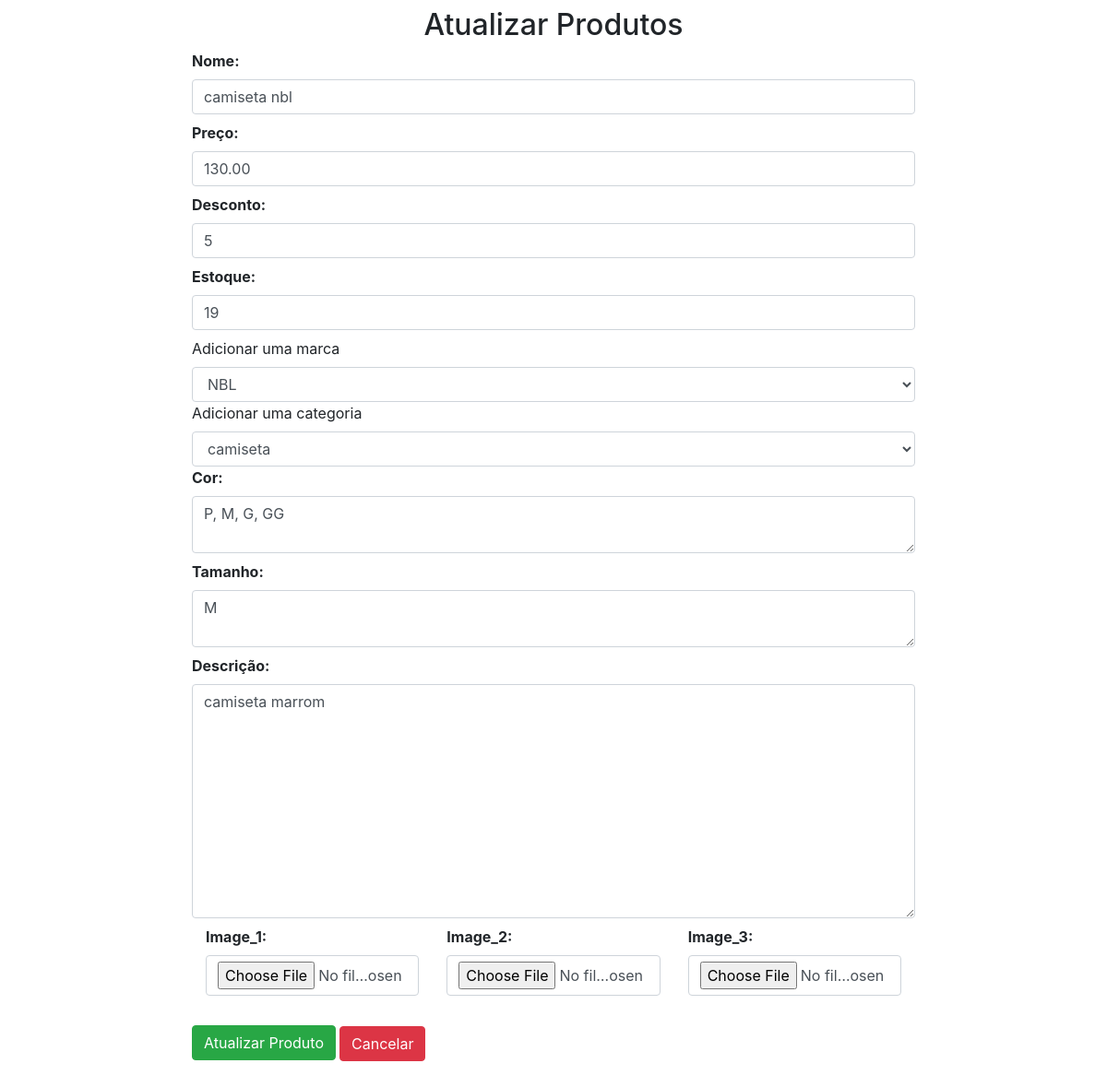
The app's page /updateproduto/4 (signed in), older data.
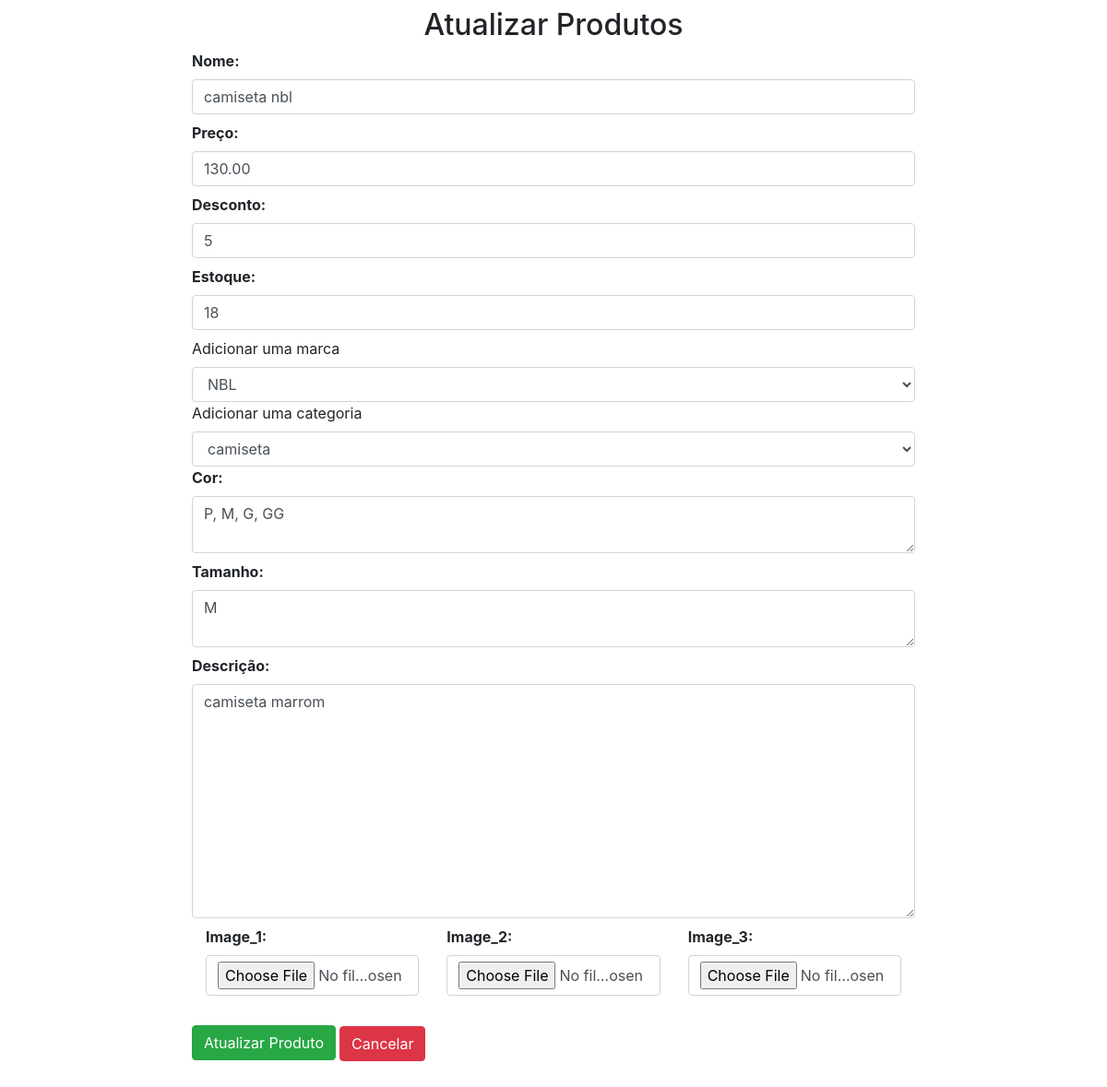
The same page, newer data.
### loja/produtos/models.py (models this page shows, shortened)
class Addproduto(db.Model):
    id = db.Column(db.Integer, primary_key=True)
    name = db.Column(db.String(80), nullable=False)
    price = db.Column(db.Numeric(10,2), nullable=False)
    discount = db.Column(db.Integer, default=0)
    stock = db.Column(db.Integer, nullable=False)
    color = db.Column(db.Text, nullable=False)
    tamanho = db.Column(db.Text, nullable=False)
    desc = db.Column(db.Text, nullable=False)
    pub_date = db.Column(db.DateTime, nullable=False,default=datetime.utcnow)
    marca_id = db.Column(db.Integer, db.ForeignKey('marca.id'),nullable=False)
    marca = db.relationship('Marca',backref=db.backref('marca', lazy=True))
    categoria_id = db.Column(db.Integer, db.ForeignKey('categoria.id'),nullable=False)
    categoria = db.relationship('Categoria',backref=db.backref('categoria', lazy=True))
    image_1 = db.Column(db.String(150), nullable=False, default='image.jpg')
    image_2 = db.Column(db.String(150), nullable=False, default='image.jpg')
    image_3 = db.Column(db.String(150), nullable=False, default='image.jpg')

### loja/produtos/rotas.py (the view, shortened to what this page needs)
@app.route('/updateproduto/<int:id>', methods=['GET', 'POST'])
def updateproduto(id):
    if 'email' not in session:
        flash(f'Favor faça seu login primeiro', 'danger')
        return redirect(url_for('login'))
    marcas = Marca.query.all()
    categorias = Categoria.query.all()
    produto = Addproduto.query.get_or_404(id)
    marca = request.form.get('marca')
    categoria = request.form.get('categoria')
    form = Addprodutos(request.form)
    form.name.data = produto.name
    form.price.data = produto.price
    form.discount.data = produto.discount
    form.stock.data = produto.stock
    form.color.data = produto.color
    form.tamanho.data = produto.tamanho
    form.discription.data = produto.desc
    return render_template('/produtos/updateproduto.html', title='Atualizar Produtos', form=form, marcas=marcas, categorias=categorias, produto=produto)

### loja/produtos/forms.py
class Addprodutos(Form):
    name = StringField('Nome:', [validators.DataRequired()])
    price = DecimalField('Preço:', [validators.DataRequired()])
    discount = IntegerField('Desconto:', [validators.DataRequired()])
    stock = IntegerField('Estoque:', [validators.DataRequired()])
    discription = TextAreaField('Descrição:', [validators.DataRequired()])
    color = TextAreaField('Cor:', [validators.DataRequired()])
    tamanho = TextAreaField('Tamanho:', [validators.DataRequired()])
    image_1 = FileField('Image_1:' , validators=[FileAllowed(['jpg', 'png', 'gif', 'jpeg'])])
    image_2 = FileField('Image_2:' , validators=[FileAllowed(['jpg', 'png', 'gif', 'jpeg'])])
    image_3 = FileField('Image_3:' , validators=[FileAllowed(['jpg', 'png', 'gif', 'jpeg'])])

### loja/templates/produtos/updateproduto.html (shortened to what this page needs)
{% extends 'layouts.html' %}
{% block content %}
<div class="container-fluid">
    <div class="row">
    <div class="col-md-2"></div>
    <div class="col-md-8 p-2">
        <h2 class="text-center">Atualizar Produtos</h2>
        {% from "_formhelpers.html" import render_field %}
        <form action="" method="POST" enctype="multipart/form-data">
            {{ render_field(form.name, class="form-control", placeholder="Nome do produto")}}
            {{ render_field(form.price, class="form-control", placeholder="Preço do produto")}}
            {{ render_field(form.discount, class="form-control", placeholder="Desconto do produto")}}
            {{ render_field(form.stock, class="form-control", placeholder="Estoque do produto")}}
            <label for="marca">Adicionar uma marca</label>
            <select name="marca" id="marca" class="form-control" required>
                <option value="{{produto.marca_id}}">{{produto.marca.name}}</option>
             </select>
            <label for="categoria">Adicionar uma categoria</label>
            <select name="categoria" id="categoria" class="form-control" required>
                <option value="{{produto.categoria_id}}">{{produto.categoria.name}}</option>
             </select>
            {{ render_field(form.color, class="form-control", placeholder="Cor da imagem")}}
            {{ render_field(form.tamanho, class="form-control", placeholder="Tamanho do produto")}}
            {{ render_field(form.discription, class="form-control", placeholder="Descrição do produto", rows="10")}}
            <div class="container">
                <div class="row">
                    <div class="col-md-4">{{ render_field(form.image_1, class="form-control")}}</div>
                    <div class="col-md-4">{{ render_field(form.image_2, class="form-control")}}</div>
                    <div class="col-md-4">{{ render_field(form.image_3, class="form-control")}}</div>
                </div>
            </div>
            <button type="submit" class="btn btn-success mt-4 mb-5">Atualizar Produto</button>
        </form>
        <a href="{{url_for('admin')}}" class="btn btn-danger" style="margin-top: -160px; margin-left: 160px">Cancelar</a>
    </div>
    <div class="col-md-2"></div>
</div>
</div>
{% endblock content %}

### loja/templates/_formhelpers.html (shortened to what this page needs)
{% macro render_field(field) %}
  <dt>{{ field.label }}
  <dd>{{ field(**kwargs)|safe }}
  </dd>
{% endmacro %}

Row changes from the older to the newer data that the page shows:
changed Addproduto "camiseta nbl": stock "19" → "18"
